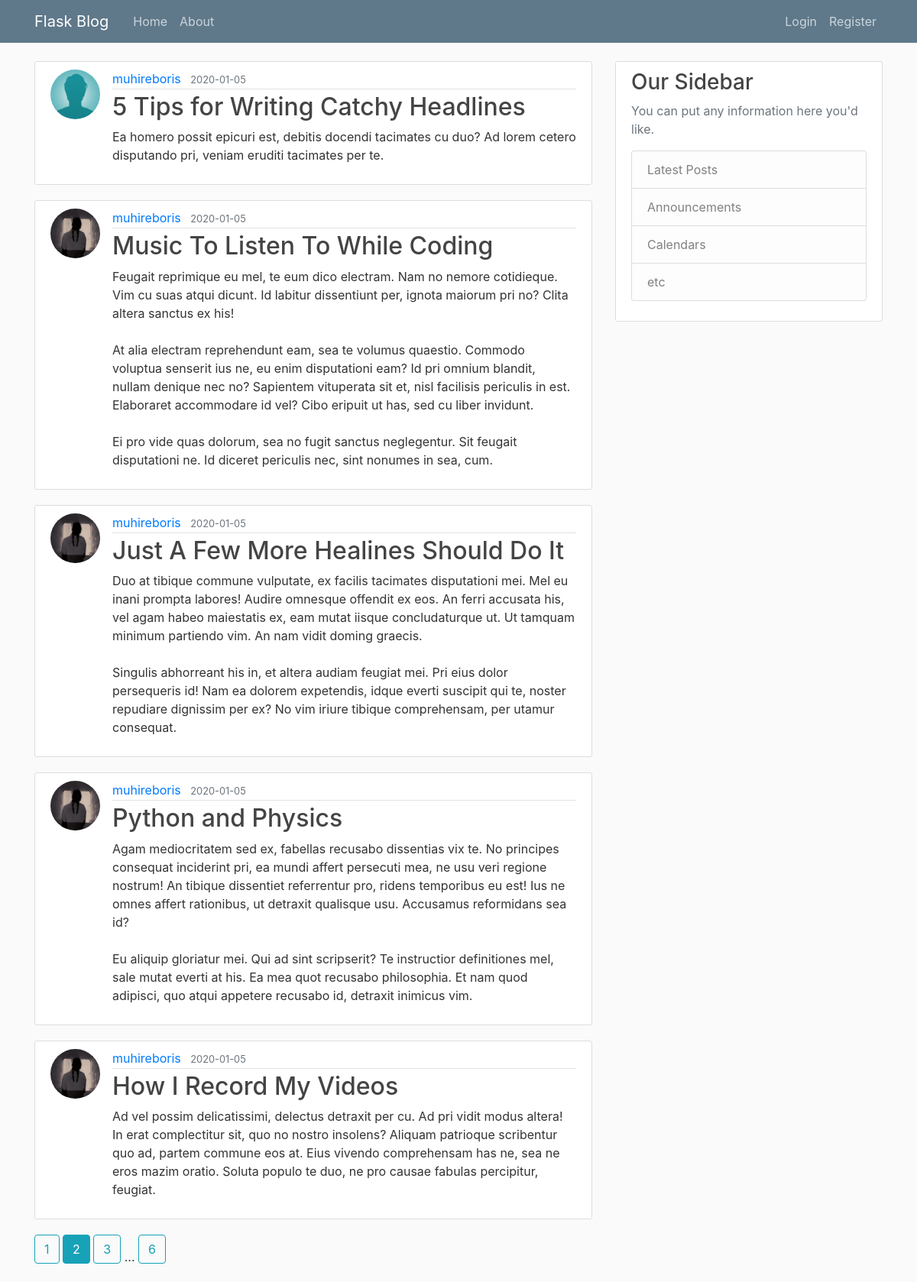
Screenshot of /?page=2 with the database file from the repository.
### flask_blog/models.py (models this page shows, shortened)
class Post(db.Model):
    id = db.Column(db.Integer, primary_key=True)
    title = db.Column(db.String(120), nullable=False)
    created_on = db.Column(db.DateTime, nullable=False, default=datetime.utcnow)
    content = db.Column(db.Text, nullable=False)
    user_id= db.Column(db.Integer,  db.ForeignKey('user.id'), nullable=False)

class User(db.Model, UserMixin):
    id = db.Column(db.Integer, primary_key=True)
    username = db.Column(db.String(20), nullable= False)
    email = db.Column(db.String(120), unique=True, nullable= False)
    password = db.Column(db.String(32), nullable= False)
    image_file = db.Column(db.String(120), default='default.jpg', nullable=False)
    posts = db.relationship('Post', backref='author', lazy=True)

### flask_blog/main/routes.py (the view)
@main.route("/")
def home():
    page = request.args.get('page', type=int, default=1)
    posts = Post.query.order_by(
        Post.created_on.desc()).paginate(page=page, per_page=5)
    return render_template('home.html', posts=posts)

### flask_blog/templates/home.html
    {% extends "layout.html"%}
    {% block content %}
        {% for post in posts.items %}
        <article class="media content-section">
            <img src="{{ url_for('static', filename='images/' + post.author.image_file) }}" alt="" class="rounded-circle article-img">
            <div class="media-body">
                <div class="article-metadata">
                    <a class="mr-2" href="{{ url_for('users.user_posts', user_id=post.user_id) }}">{{ post.author.username }}</a>
                    <small class="text-muted">{{ post.created_on.strftime('%Y-%m-%d') }}</small>
                </div>
                <h2><a class="article-title" href="{{ url_for('posts.view_post', post_id=post.id )}}">{{ post.title }}</a></h2>
                <p class="article-content">{{ post.content }}</p>
            </div>
        </article>
        {% endfor %}
        {% for page_num in posts.iter_pages(left_edge=1, right_edge=1, left_current=1, right_current=2) %}
            {% if page_num %}
                {% if posts.page == page_num %}
                    <a href="{{ url_for('main.home', page=page_num )}}" class="btn btn-info mb-4" >{{ page_num }}</a>
                {% else %}
                    <a href="{{ url_for('main.home', page=page_num )}}" class="btn btn-outline-info mb-4" >{{ page_num }}</a>
                {% endif %}
            {%else%}
                ...
            {% endif %}
        {% endfor %}
    {% endblock content%}

### flask_blog/static/main.css (style rules this page uses)
body { background: #fafafa; color: #333333; margin-top: 5rem; }
h1, h2, h3, h4, h5, h6 { color: #444444; }
.content-section { background: #ffffff; padding: 10px 20px; border: 1px solid #dddddd; border-radius: 3px; margin-bottom: 20px; }
.article-title { color: #444444; }
.article-content { white-space: pre-line; }
.article-img { height: 65px; width: 65px; margin-right: 16px; }
.article-metadata { padding-bottom: 1px; margin-bottom: 4px; border-bottom: 1px solid #e3e3e3 }

### rows the page displays
Post: image_file (placeholder picture), author.username "muhireboris", created_on "2020-01-05", title "5 Tips for Writing Catchy Headlines", content "Ea homero possit epicuri est, debitis docendi tacimates cu duo? Ad lorem cetero disputando pri, veniam eruditi tacimates per te."
Post: image_file (picture), author.username "muhireboris", created_on "2020-01-05", title "Music To Listen To While Coding", content "Feugait reprimique eu mel, te eum dico electram. Nam no nemore cotidieque. Vim cu suas atqui dicunt. Id labitur dissentiunt per, ignota maiorum pri no? Clita altera sanctus ex his! At alia electram reprehendunt eam, sea te volumus quaestio. Commodo voluptua senserit ius ne, eu enim disputationi eam? Id pri omnium blandit, nullam denique nec no? Sapientem vituperata sit et, nisl facilisis periculis in est. Elaboraret accommodare id vel? Cibo eripuit ut has, sed cu liber invidunt. Ei pro vide quas dolorum, sea no fugit sanctus neglegentur. Sit feugait disputationi ne. Id diceret periculis nec, sint nonumes in sea, cum."
Post: image_file (picture), author.username "muhireboris", created_on "2020-01-05", title "Just A Few More Healines Should Do It", content "Duo at tibique commune vulputate, ex facilis tacimates disputationi mei. Mel eu inani prompta labores! Audire omnesque offendit ex eos. An ferri accusata his, vel agam habeo maiestatis ex, eam mutat iisque concludaturque ut. Ut tamquam minimum partiendo vim. An nam vidit doming graecis. Singulis abhorreant his in, et altera audiam feugiat mei. Pri eius dolor persequeris id! Nam ea dolorem expetendis, idque everti suscipit qui te, noster repudiare dignissim per ex? No vim iriure tibique comprehensam, per utamur consequat."
Post: image_file (picture), author.username "muhireboris", created_on "2020-01-05", title "Python and Physics", content "Agam mediocritatem sed ex, fabellas recusabo dissentias vix te. No principes consequat inciderint pri, ea mundi affert persecuti mea, ne usu veri regione nostrum! An tibique dissentiet referrentur pro, ridens temporibus eu est! Ius ne omnes affert rationibus, ut detraxit qualisque usu. Accusamus reformidans sea id? Eu aliquip gloriatur mei. Qui ad sint scripserit? Te instructior definitiones mel, sale mutat everti at his. Ea mea quot recusabo philosophia. Et nam quod adipisci, quo atqui appetere recusabo id, detraxit inimicus vim."
Post: image_file (picture), author.username "muhireboris", created_on "2020-01-05", title "How I Record My Videos", content "Ad vel possim delicatissimi, delectus detraxit per cu. Ad pri vidit modus altera! In erat complectitur sit, quo no nostro insolens? Aliquam patrioque scribentur quo ad, partem commune eos at. Eius vivendo comprehensam has ne, sea ne eros mazim oratio. Soluta populo te duo, ne pro causae fabulas percipitur, feugiat."

### other values shown
{{ page_num }} "1" "3" "6"
{{ page_num }} "2"
